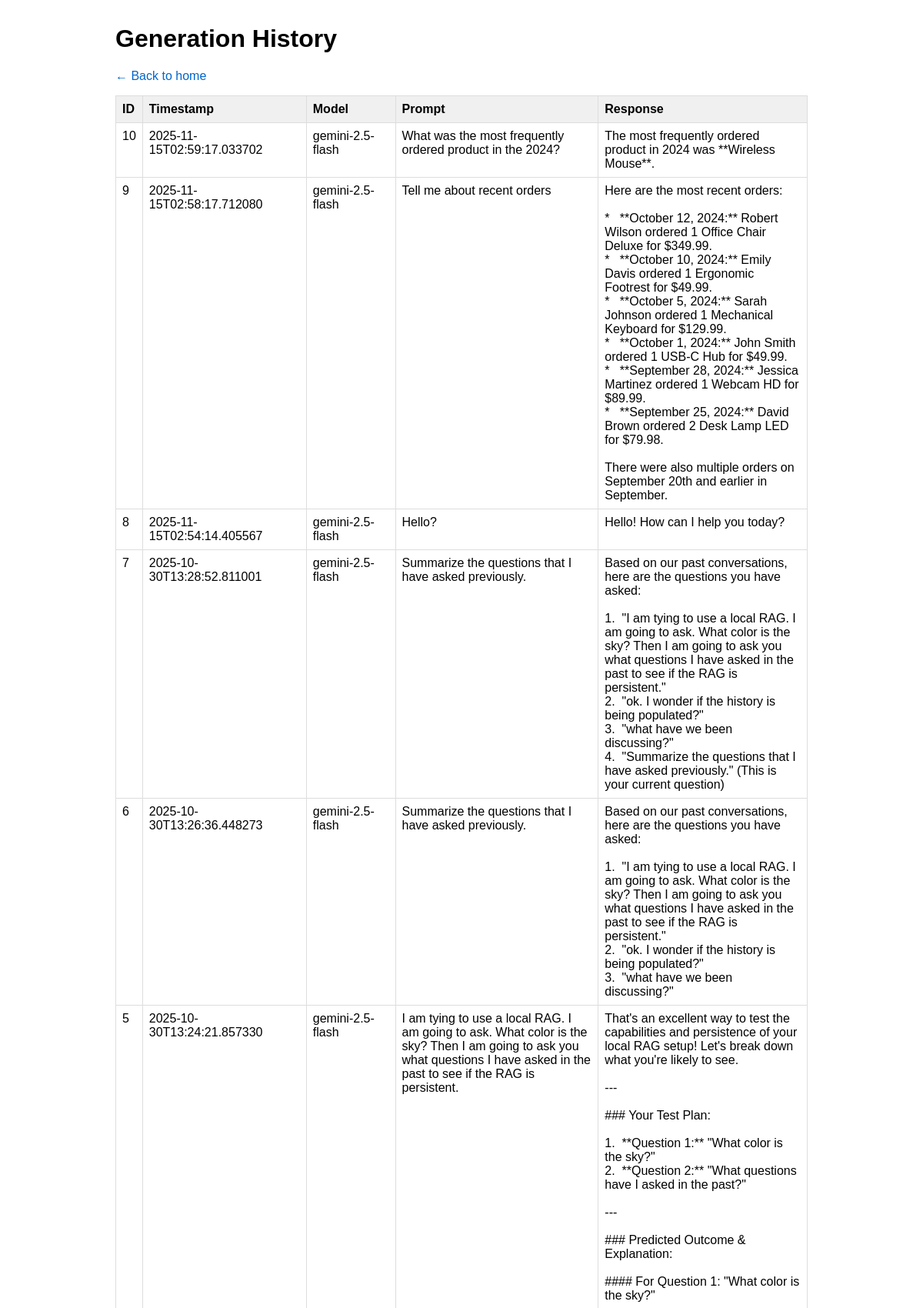
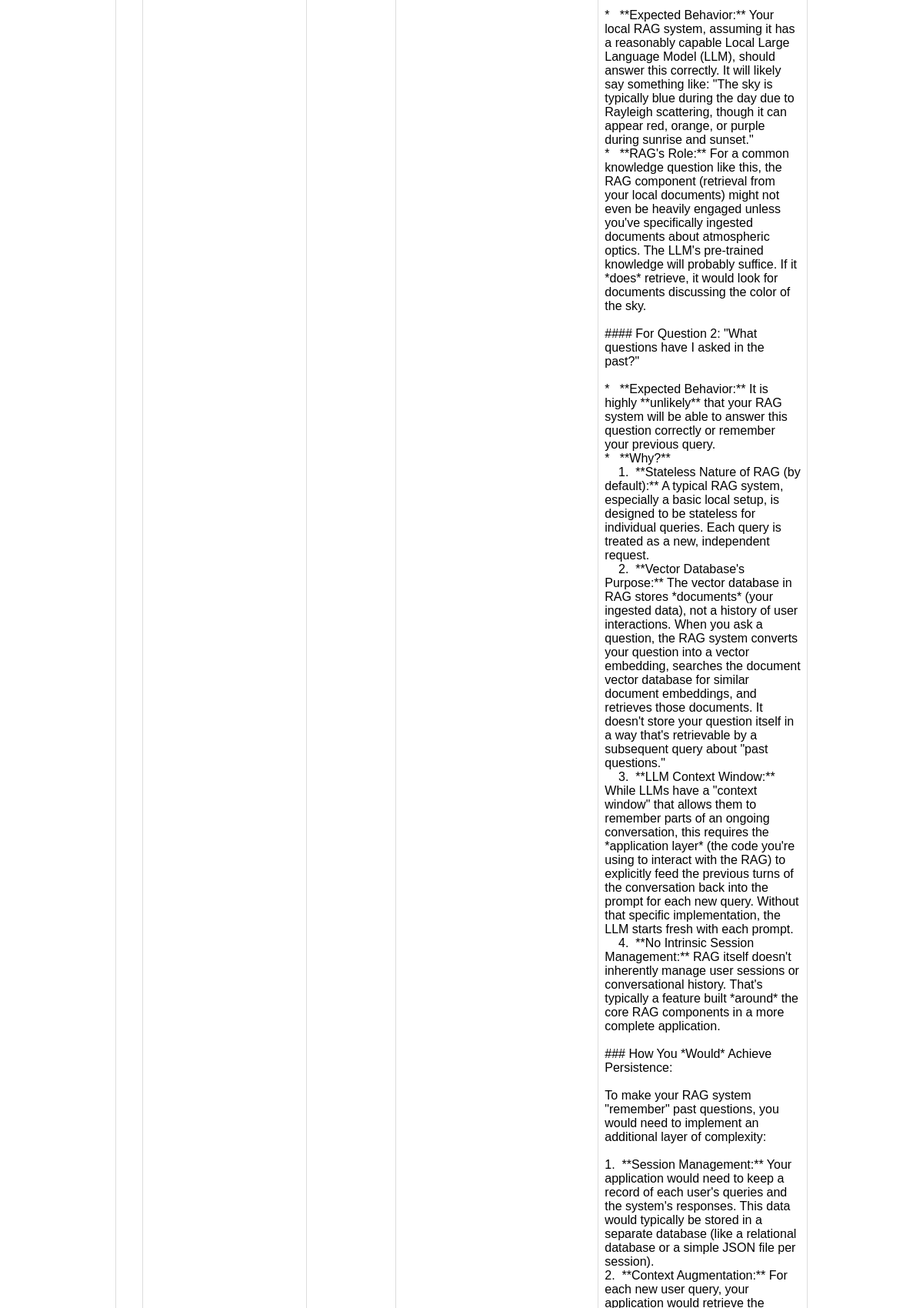
The app's page /history (upper part) with its own data (2 pictures, top to bottom).
### tables this page shows
CREATE TABLE generations (
            id INTEGER PRIMARY KEY AUTOINCREMENT,
            timestamp TEXT NOT NULL,
            model TEXT NOT NULL,
            prompt TEXT NOT NULL,
            response TEXT NOT NULL
        );

### app.py (the view)
@app.route('/history')
def history():
    conn = sqlite3.connect(DB_FILE)
    conn.row_factory = sqlite3.Row  # Access columns by name
    cursor = conn.execute('SELECT * FROM generations ORDER BY id DESC')
    records = cursor.fetchall()
    conn.close()
    return render_template('history.html', records=records)

### templates/history.html (shortened to what this page needs)
<!doctype html>
<html lang="en">
<head>
</head>
<body>
  <h1>Generation History</h1>
  <p><a href="/">← Back to home</a></p>
  {% if records %}
  <table>
    <thead>
      <tr>
        <th>ID</th>
        <th>Timestamp</th>
        <th>Model</th>
        <th>Prompt</th>
        <th>Response</th>
      </tr>
    </thead>
    <tbody>
      {% for record in records %}
      <tr>
        <td>{{ record['id'] }}</td>
        <td>{{ record['timestamp'] }}</td>
        <td>{{ record['model'] }}</td>
        <td class="prompt">{{ record['prompt'] }}</td>
        <td class="response">{{ record['response'] }}</td>
      </tr>
      {% endfor %}
    </tbody>
  </table>
  {% else %}
  <div class="empty">No generations yet. Go <a href="/">make some requests</a>!</div>
  {% endif %}
</body>
</html>

### templates/history.html (style rules this page uses)
body { font-family: Arial, sans-serif; max-width: 900px; margin: 2rem auto; padding: 0 1rem; }
table { width: 100%; border-collapse: collapse; margin-top: 1rem; }
th, td { border: 1px solid #ddd; padding: 0.5rem; text-align: left; vertical-align: top; }
th { background: #f0f0f0; font-weight: bold; }
td.prompt, td.response { max-width: 300px; word-wrap: break-word; white-space: pre-wrap; }
a { color: #0066cc; text-decoration: none; }

### records on screen
generations: id "10", timestamp "2025-11-15T02:59:17.033702", model "gemini-2.5-flash", prompt "What was the most frequently ordered product in the 2024?", response "The most frequently ordered product in 2024 was **Wireless Mouse**."
generations: id "9", timestamp "2025-11-15T02:58:17.712080", model "gemini-2.5-flash", prompt "Tell me about recent orders", response "Here are the most recent orders: * **October 12, 2024:** Robert Wilson ordered 1 Office Chair Deluxe for $349.99. * **October 10, 2024:** Emily Davis ordered 1 Ergonomic Footrest for $49.99. * **October 5, 2024:** Sarah Johnson ordered 1 Mechanical Keyboard for $129.99. * **October 1, 2024:** John Smith ordered 1 USB-C Hub for $49.99. * **September 28, 2024:** Jessica Martinez ordered 1 Webcam HD for $89.99. * **September 25, 2024:** David Brown ordered 2 Desk Lamp LED for $79.98. There were also multiple orders on September 20th and earlier in September."
generations: id "8", timestamp "2025-11-15T02:54:14.405567", model "gemini-2.5-flash", prompt "Hello?", response "Hello! How can I help you today?"
generations: id "7", timestamp "2025-10-30T13:28:52.811001", model "gemini-2.5-flash", prompt "Summarize the questions that I have asked previously.", response "Based on our past conversations, here are the questions you have asked: 1. \"I am tying to use a local RAG. I am going to ask. What color is the sky? Then I am going to ask you what questions I have asked in the past to see if the RAG is persistent.\" 2. \"ok. I wonder if the history is being populated?\" 3. \"what have we been discussing?\" 4. \"Summarize the questions that I have asked previously.\" (This is your current question)"
generations: id "6", timestamp "2025-10-30T13:26:36.448273", model "gemini-2.5-flash", prompt "Summarize the questions that I have asked previously.", response "Based on our past conversations, here are the questions you have asked: 1. \"I am tying to use a local RAG. I am going to ask. What color is the sky? Then I am going to ask you what questions I have asked in the past to see if the RAG is persistent.\" 2. \"ok. I wonder if the history is being populated?\" 3. \"what have we been discussing?\""
generations: id "5", timestamp "2025-10-30T13:24:21.857330", model "gemini-2.5-flash", prompt "I am tying to use a local RAG. I am going to ask. What color is the sky? Then I am going to ask you what questions I have asked in the past to see if the RAG is persistent."
